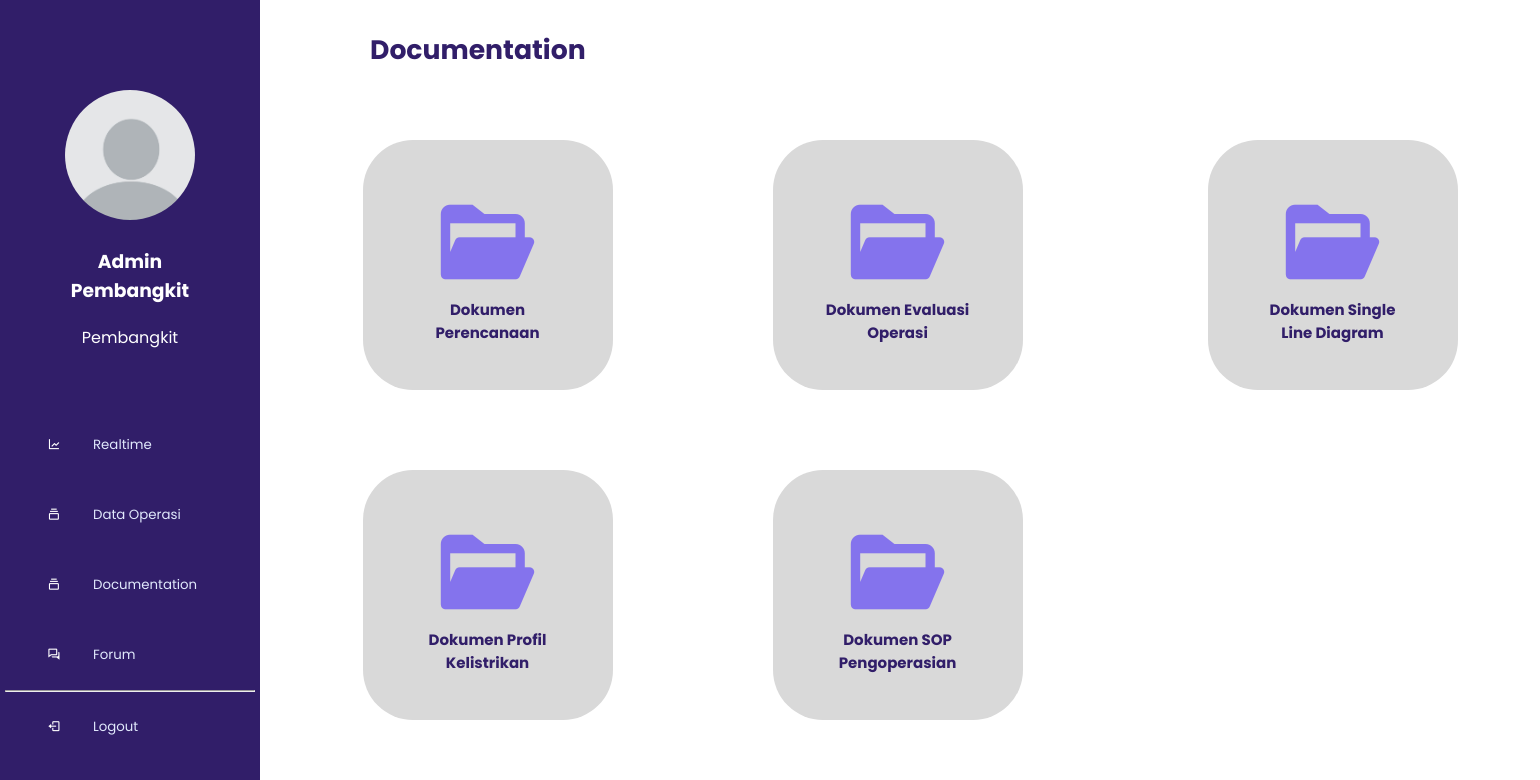
The page /index.php?p=documentation (signed in) on the database its author committed.
### tables this page shows
CREATE TABLE `users` (
  `user_id` bigint(20) UNSIGNED NOT NULL,
  `nama_user` varchar(255) NOT NULL,
  `nip` char(25) NOT NULL,
  `instansi` varchar(255) NOT NULL,
  `role` enum('Super Admin','Admin Dispacher','Admin Pembangkit','Pegawai') NOT NULL,
  `email` varchar(255) NOT NULL,
  `password` varchar(255) NOT NULL,
  `gambar` text NOT NULL,
  `path` varchar(200) DEFAULT NULL,
  `created_at` timestamp NULL DEFAULT current_timestamp(),
  `updated_at` timestamp NULL DEFAULT current_timestamp()
);

### sidebar_navlink/pembangkit.php (the view)
<ul class="nav-links">
  <a href="index.php?p=profile">
    <?php
    $query = mysqli_query($koneksi, "SELECT * FROM users WHERE user_id =" . $_SESSION['user_id']);
    while ($data = mysqli_fetch_assoc($query)) {
    ?>
      <div class="box-profile">
        <img src="assets/img/foto_profil/<?php echo $data['gambar'] ?>" alt="">
        <h3><?php echo $data['role'] ?></h3>
        <p><?php echo $data['nama_user'] ?></p>
      </div>
    <?php
    }
    ?>
  </a>
  <li>
    <a href="index.php?p=realtime">
      <i class='bx bx-line-chart'></i>
      <span class="link_name">Realtime</span>
    </a>
  </li>
  <li>
    <a href="index.php?p=data_operasi">
      <i class='bx bx-collection'></i>
      <span class="link_name">Data Operasi</span>
    </a>
  </li>
  <li>
    <a href="index.php?p=documentation">
      <i class='bx bx-collection'></i>
      <span class="link_name">Documentation</span>
    </a>
  </li>
  <li>
    <a href="index.php?p=forum">
      <i class='bx bx-conversation'></i>
      <span class="link_name">Forum</span>
    </a>
  </li>
  <hr>
  <li>
    <a href="logout.php">
      <i class='bx bx-log-out'></i>
      <span class="link_name">Logout</span>
    </a>
  </li>
</ul>

### assets/css/styles.css (style rules this page uses)
* { margin: 0; padding: 0; box-sizing: border-box; font-family: 'Poppins'; }
.sidebar .nav-links { height: 100%; padding: 30px 0 150px 0; overflow: auto; }
.sidebar .nav-links li { position: relative; list-style: none; transition: all 0.4s ease; }
.sidebar .nav-links li i { height: 50px; min-width: 78px; text-align: center; line-height: 50px; color: #fff; font-size: 10pt; cursor: pointer; transition: all 0.3s ease; }
.sidebar .nav-links li a { display: flex; align-items: center; text-decoration: none; }
.sidebar .nav-links li a .link_name { font-size: 10pt; font-weight: 400; color: #e1e9fc; transition: all 0.4s ease; }
.box-profile { width: 250px; display: block; padding: 25px; text-align: center; }
.box-profile img { width: 150px; padding: 10px; border-radius: 50%; }
.box-profile h3, .box-profile p { display: block; width: 200px; padding: 10px; color: #fff; }

### assets/css/forum.css (style rules this page uses)
.menu-list li, a { padding: 10px; text-decoration: none; list-style: none; color: #311e69; font-size: 12pt; }

### rows shown on the page
users: gambar (placeholder picture), role "Admin Pembangkit", nama_user "Pembangkit"
